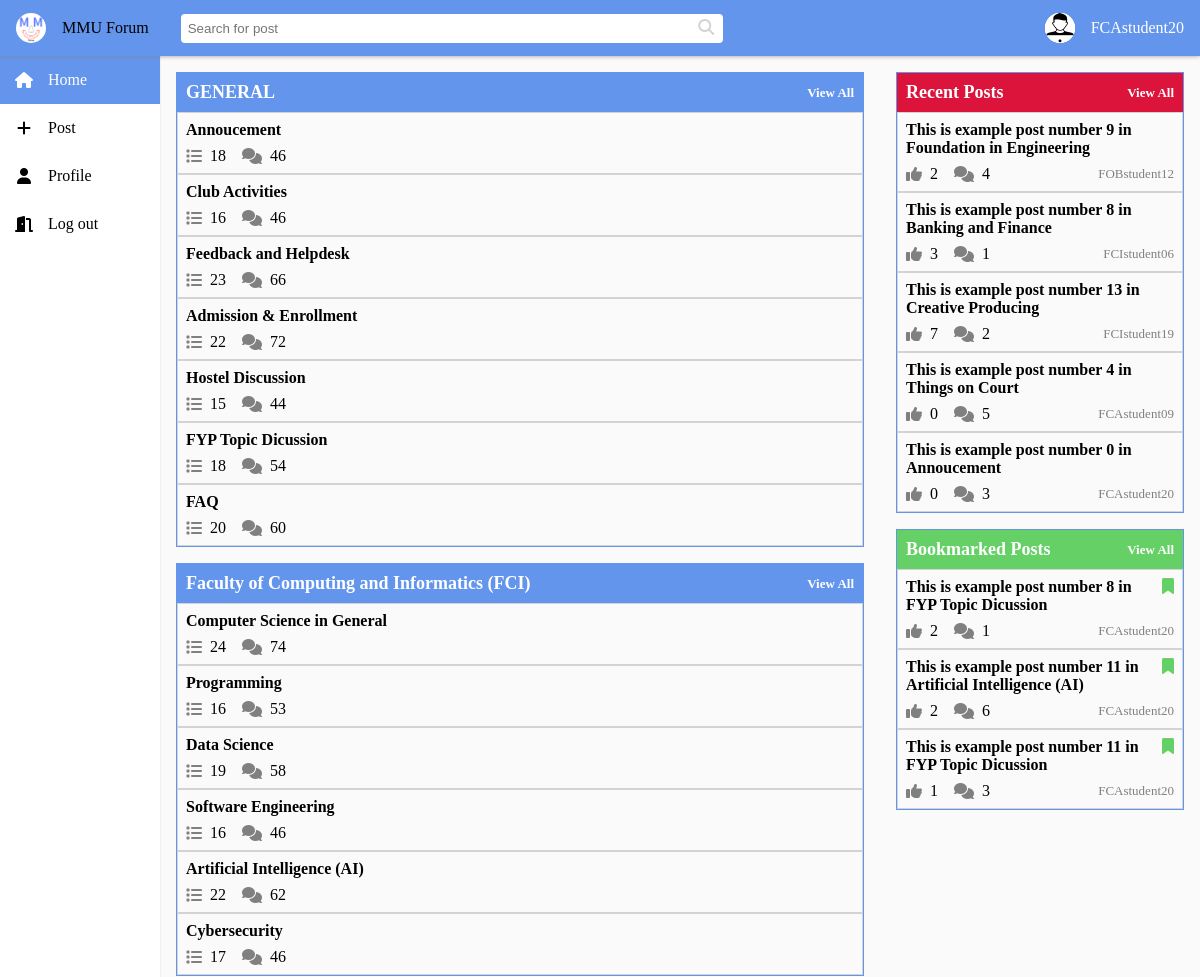
Page /home.php (signed in, upper part) on the earlier database version.
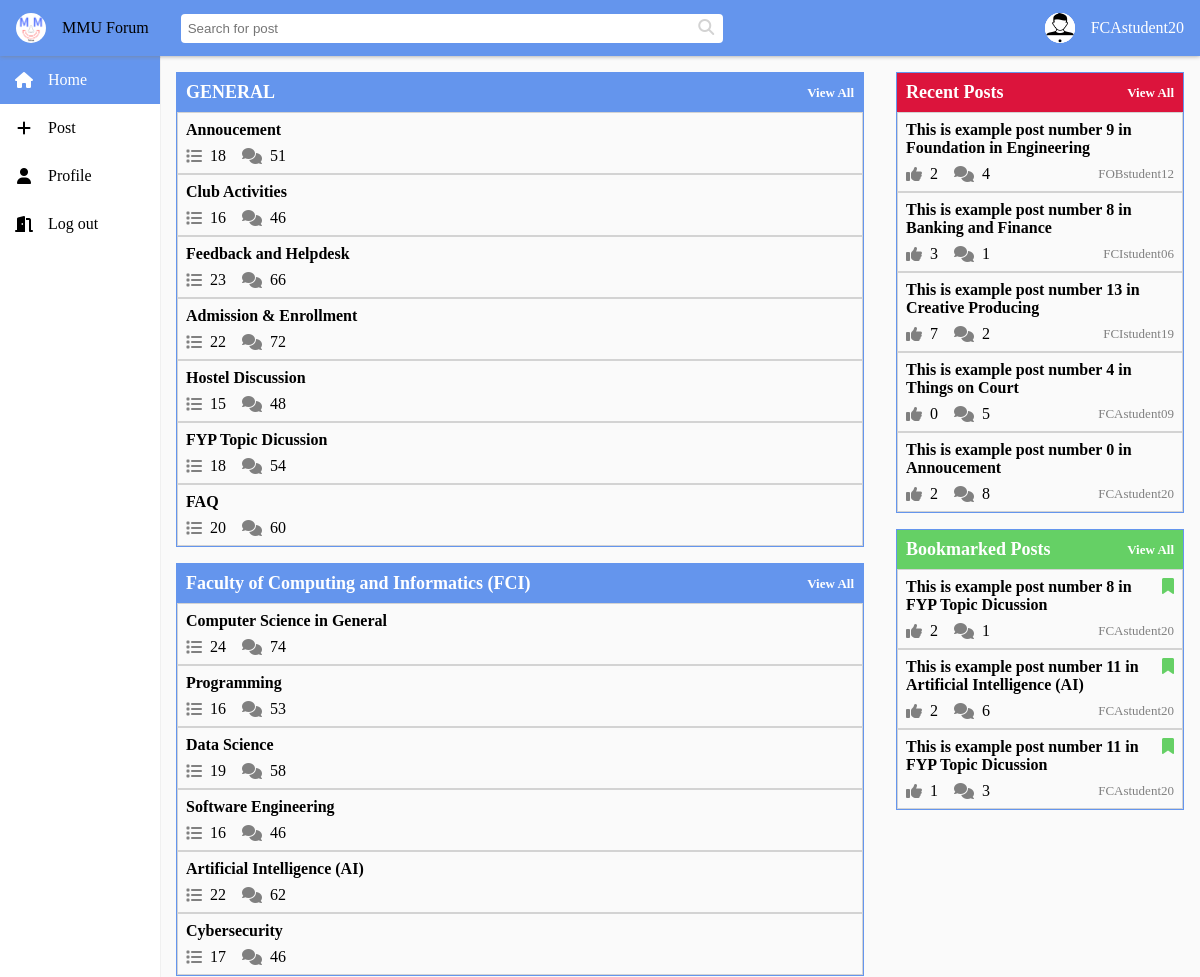
Same page on the later database version.
### tables this page shows
CREATE TABLE `user` (
  `user_id` int(6) UNSIGNED NOT NULL,
  `username` varchar(255) NOT NULL,
  `email` varchar(255) NOT NULL,
  `user_pass` varchar(255) NOT NULL,
  `profile_pic_name` varchar(255) DEFAULT 'default.png',
  `number_of_posts` int(6) UNSIGNED DEFAULT 0,
  `number_of_comments` int(6) UNSIGNED DEFAULT 0
);

CREATE TABLE `post` (
  `post_id` int(6) UNSIGNED NOT NULL,
  `author_id` int(6) UNSIGNED NOT NULL,
  `subcategory_id` int(6) UNSIGNED NOT NULL,
  `post_name` varchar(255) NOT NULL,
  `post_description` text NOT NULL,
  `image_name` varchar(255) DEFAULT NULL,
  `created_at` timestamp NOT NULL DEFAULT current_timestamp(),
  `modified_at` timestamp NOT NULL DEFAULT current_timestamp() ON UPDATE current_timestamp(),
  `number_of_comments` int(6) NOT NULL DEFAULT 0,
  `number_of_likes` int(6) NOT NULL DEFAULT 0
);

CREATE TABLE `category` (
  `category_id` int(6) UNSIGNED NOT NULL,
  `category_name` varchar(255) NOT NULL
);

CREATE TABLE `subcategory` (
  `subcategory_id` int(6) UNSIGNED NOT NULL,
  `subcategory_name` varchar(255) NOT NULL,
  `category_id` int(6) UNSIGNED NOT NULL,
  `number_of_posts` int(6) NOT NULL DEFAULT 0,
  `number_of_comments` int(6) NOT NULL DEFAULT 0
);

### includes/session.php (called while the page is built, shortened)
<?php
	include 'includes/conn.php';
	if(isset($_SESSION['user'])) {
		try{
			$stmt = $conn->prepare("SELECT * FROM user WHERE user_id= ?");
			$stmt->bind_param("i", $_SESSION['user']);
			$stmt->execute();
			$user = $stmt->get_result()->fetch_assoc();
		}
		catch(PDOException $e){
			echo "There is some problem in connection: " . $e->getMessage();
		}
	}
?>

### home.php (the view, shortened to what the rows shown need)
<!DOCTYPE html>
<html>
<?php
    include 'includes/session.php';
    $errors = array();
    $categories = array();
    $category_table_data = array();
    $query_get_all_categories = "SELECT * FROM category;";
    $category_result = mysqli_query($conn, $query_get_all_categories);
    $subcategory_table_data = array();
    $query_get_all_subcategories = "SELECT * FROM subcategory;";
    $subcategory_result = mysqli_query($conn, $query_get_all_subcategories);
    $recentPosts = array();
    $query_get_recent_5_posts = "SELECT * FROM post ORDER BY created_at DESC LIMIT 5;";
    $recent_posts_result = mysqli_query($conn, $query_get_recent_5_posts);
    $bookmarked_posts = array();
    if(isset ($user)) {
        $query_get_bookmark = $conn->prepare("SELECT * FROM post WHERE post_id IN
                (SELECT `post_id` FROM bookmark WHERE user_id = ?);");
        $query_get_bookmark->bind_param("i", $user["user_id"]);
        $query_get_bookmark->execute();
        $bookmark_data = $query_get_bookmark->get_result();
    }
    if (count($errors) == 0) {
        while ($row = mysqli_fetch_assoc($category_result)) {
            $category_table_data[] = $row;
        }
        while ($row = mysqli_fetch_assoc($subcategory_result)) {
            $subcategory_table_data[] = $row;
        }
        for ($i = 0; $i < count($category_table_data); $i++) {
            $subcategories = array();
            for($j = 0; $j < count($subcategory_table_data); $j++) {
                if($category_table_data[$i]['category_id'] == $subcategory_table_data[$j]['category_id']) {
                    $subcategories[] = array(
                        $subcategory_table_data[$j]['subcategory_id'],
                        $subcategory_table_data[$j]['subcategory_name'],
                        $subcategory_table_data[$j]['number_of_posts'],
                        $subcategory_table_data[$j]['number_of_comments']
                    );
                }
            }
            $categories[] = array(
                $category_table_data[$i]['category_id'] , $category_table_data[$i]['category_name'], $subcategories
            );
        }
        while($row = mysqli_fetch_assoc($recent_posts_result)) {
            $query_to_get_author_name = "SELECT username FROM user WHERE user_id = " . $row['author_id'] . ";";
            $author_name_data = mysqli_query($conn, $query_to_get_author_name);
            $user_row = mysqli_fetch_assoc($author_name_data);
            $author_name = $user_row['username'];
            $recentPosts[] = array($row['post_id'], $row['post_name'] , $row['number_of_likes']
                                    , $row['number_of_comments'], $author_name);
        }
        if(isset($user)) {
            while($row = mysqli_fetch_assoc($bookmark_data)) {
                $query_to_get_author_name = "SELECT username FROM user WHERE user_id =" . $row['author_id'] . ";";
                $author_name_data = mysqli_query($conn, $query_to_get_author_name);
                $user_row = mysqli_fetch_assoc($author_name_data);
                $author_name = $user_row['username'];
                $bookmarked_posts[] = array($row['post_id'], $row['post_name'],
                            $row['number_of_likes'], $row['number_of_comments'], $author_name, true);
            }
        }
    }
?>
<head lang="en">
    <link rel="stylesheet" href="css/reset.css" />
    <link rel="stylesheet" href="css/global.css" />
    <link rel="stylesheet" href="css/home.css" />
    <link rel="stylesheet" href="css/admin.css" />
</head>
<body>
    <?php include "components/header.php" ?>
    <?php include "components/sidebar.php" ?>
    <aside id="right-pane">
        <div class="post-list recent-list">
            <?php
                if (empty($recentPosts))
                    include 'components/placeholder.php';
                else if (count($recentPosts) === 0)
                    include 'components/placeholder.php';
                else {
                    foreach($recentPosts as $post){
                        $post_item_type = "post";
                        $post_item_href = "post-details.php?id=".$post[0];
                        $post_item_title = $post[1];
                        $post_item_noOfLikes = $post[2];
                        $post_item_noOfComments = $post[3];
                        $post_item_author = $post[4];
                        include "components/post-item.php";
                        }
                    }
            ?>
        </div>
        <div class="post-list bookmark-list">
            <?php
                if (empty($bookmarked_posts))
                    include 'components/placeholder.php';
                else if (count($bookmarked_posts) === 0)
                    include 'components/placeholder.php';
                else
                    foreach($bookmarked_posts as $post){
                        $post_item_type = "post";
                        $post_item_href = "post-details.php?id=".$post[0];
                        $post_item_title = $post[1];
                        $post_item_noOfLikes = $post[2];
                        $post_item_noOfComments = $post[3];
                        $post_item_bookmarked = $post[5];
                        include "components/post-item.php";
                    }
            ?>
        </div>
    </aside>
    <div id="home-container" class="page-container">
        <?php
            if (empty($categories))
                include 'components/placeholder.php';
            else if (count($categories) === 0)
                include 'components/placeholder.php';
            else
                foreach ($categories as $category) {
                    echo '
                        <div class="post-list">
                            <div class="list-title">
                                '.$category[1].'
                                <a class="view-all" href="post-list.php?id='.$category[0].'&type=category">View All</a>
                            </div>
                    ';
                    if (empty($category[2]))
                        include 'components/placeholder.php';
                    else if (count($category[2]) === 0)
                        include 'components/placeholder.php';
                    else
                        foreach($category[2] as $subcategory){
                            $post_item_type = "subcategory";
                            $post_item_href = "post-list.php?id=".$subcategory[0]."&type=subcategory";
                            $post_item_title = $subcategory[1];
                            $post_item_noOfPosts = $subcategory[2];
                            $post_item_noOfComments = $subcategory[3];
                            include "components/post-item.php";
                        }
                    echo '
                        </div>
                    ';
                };
        ?>
    </div>
</body>
</html>

### components/header.php (shortened to what the rows shown need)
<!DOCTYPE html>
<html>
<?php
    if (isset($user)) {
        $user_data = array($user['user_id'], $user['username'], "images/".$user['profile_pic_name']);
    } else {
        $user_data = array("-1", "Guest");
    }
?>
<head>
    <link rel="stylesheet" href="css/header.css" />
</head>
<body>
    <header class="primary-background">
        <a id="header-title" href="home.php">
            <img id="header-image" src="images/MMU.png" height="30px" />
            MMU Forum
        </a>
        <form id="header-search-bar-form" class="search-bar" action="post-list.php">
            <input id="header-search-bar" class="search-input" type="text" name="search" placeholder="Search for post"/>
            <a onclick="document.getElementById('header-search-bar-form').submit();"><span class="fas fa-search search-icon"></span></a>
        </form>
        <?php
            if (isset($user) && $user_data[2]) {
                echo '<a class="header-user" href="profile.php"><img src="'. $user_data[2] .'" class="header-user" /></a>';
            } else {
                echo '<a class="header-user" href="profile.php"><span class="fas fa-user header-user-icon"></span></a>';
            }
        ?>
        <div class="header-user-name"><?php echo $user_data[1]; ?></div>
    </header>
</body>
</html>

### components/post-item.php (shortened to what the rows shown need)
<!DOCTYPE html>
<html>
    <?php
        $post_item_id = $post_item_id ?? "";
        $post_item_type = $post_item_type ?? "post";
        $post_item_title = $post_item_title ?? "&nbsp";
        $post_item_href = $post_item_href ?? "";
        $post_item_noOfLikes = $post_item_noOfLikes ?? 0;
        $post_item_noOfComments = $post_item_noOfComments ?? 0;
        $post_item_author = $post_item_author ?? "";
        $post_item_createdAt = $post_item_createdAt ?? "";
        $post_item_bookmarked = $post_item_bookmarked ?? false;
    ?>
    <head>
        <link rel="stylesheet" href="css/global.css" />
    </head>
    <body>
        <div class="post-item" onclick="location.href = '<?php echo $post_item_href; ?>';">
            <?php
                if ($post_item_type === "post" && $post_item_bookmarked)
                    echo '<span class="fas fa-bookmark" style="float: right; margin: 0.5em 0.5em 0 0;"></span>';
            ?>
            <p class="list-item-title"><?php echo $post_item_title; ?></p>
            <div class="list-item-subtitle">
                <?php
                    if ($post_item_type === "subcategory")
                        echo '<a class="post-action"><span class="post-action-icon fas fa-list"></span> '.$post_item_noOfPosts.'</a>';
                    else
                        echo '<a class="post-action"><span class="post-action-icon fas fa-thumbs-up"></span> '.$post_item_noOfLikes.'</a>';
                ?>
                <a class="post-action"><span class="post-action-icon fas fa-comments"></span> <?php echo $post_item_noOfComments; ?></a>
                <?php
                    if (isset($admin))
                        echo '
                            <script>
                                function onDelete() {
                                    event.stopPropagation();
                                    if (window.confirm("Are you sure?"))
                                        location.href = "delete-post.php?id='.$post_item_id.'";
                                }
                            </script>
                            <a href="edit-form.php?id='.$post_item_id.'" onclick="event.stopPropagation()"><span class="post-action-icon fas fa-pen"></span></a>
                            <a onclick="onDelete()"><span class="post-action-icon fas fa-trash"></span></a>';
                    else if ($post_item_type === "post")
                        echo '<div style="color: gray; font-size: small;">'.$post_item_author.' '.$post_item_createdAt.'</div>';
                ?>
            </div>
        </div>
    </body>
</html>

Differences in the rows shown:
changed post (number 5 of 8 on the later page): post_item_noOfLikes "0" → "2"; post_item_noOfComments "3" → "8"
changed subcategory (number 1 of 13 on the later page): post_item_noOfComments "46" → "51"
changed subcategory (number 5 of 13 on the later page): post_item_noOfComments "44" → "48"
